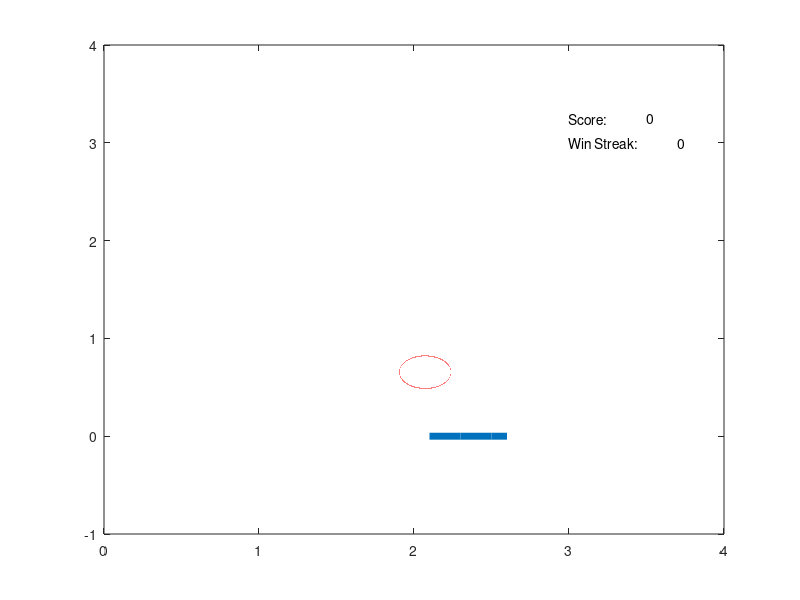

Write the MATLAB code that produced this figure. (Note: this script raises an error after producing the figure.)
% motion constants
v = 4; g = 9.81; h = 1.8;

% circle constants
rad = 0.1667; cir_ang=0:0.01:360; 
xp=rad*cosd(cir_ang); yp=rad*sind(cir_ang);

% game activer, scoreboard and streak record
in_game = true; score = 0; streak = 0;

% game will loop as long as in_game is true;
while in_game
  x_cord = randi(250, 1) / 100; % random location for board

  % plotting board
  plot(x_cord:0.1:(x_cord+0.5), zeros(1, 6), 'LineWidth', 5);
  hold on;
  % putting up scoreboard and streak record
  text(3, 3.25, "Score: "); text(3.5, 3.25, num2str(score));
  text(3, 3, "Win Streak: "); text(3.7, 3, num2str(streak));

  axis([0 4 -1 4])

  % per level; would be changed to false once this level is over
  is_playing = true;

  % unlimited chances for a single board placement
  while is_playing
    % draw ball
    chart = plot(xp,h+yp, 'color', 'red');
    hold on;

    % get user action input
    fprintf('\nTo exit the game, enter '); fprintf(2, 'exit\n');
    user_input = input("To play the game, enter a shooting angle between -90 and 90 deg: ", 's');
    drop_ang = str2double(user_input);
      if isnan(drop_ang)  % user entered text input
        if isequal(user_input, 'exit')
            in_game = false;
            break;
        else  % user entered random text letters
            fprintf(2, "INVALID INPUT!\n\n");
            continue;
        end
      else % user entered numbers
        if ~(drop_ang >= -90 && drop_ang <= 90) % entered num is not in the allowed range
            fprintf(2, "Enter angle between (-90)deg and (90)deg!\n\n");
            continue;
        end
      end

    % time factor
    for t = 0:0.01:20
      % current cords for the ball
      x = v*cosd(drop_ang)*t;
      y = h + (v*sind(drop_ang)*t) - (0.5*g*(t^2));

      % checking if the ball is over the board
      if x >= x_cord && x <= (x_cord+0.5) && round(y, 2) > 0.1 && round(y, 2) < 0.24
        is_playing = false;
        streak = streak + 1;
        score = score + 1;
        break;
      % ball is not on the board but is under the onscreen level
      elseif y < -1.5
        % streak is reset on evrey wrong attempt
        text(3, 3, "---------------------"); 
        streak = 0;
        continue;
      end
  
      % updating ball's x and y value; animation
      set(chart, 'XData', x+xp, 'YData', y+yp);
      
      pause(0.01); % display frame rate
    end

    pause(1) % pause for a sec on right attempt, question requirement #5
  end
  hold off; close all; % clearing board upon level completition
end
